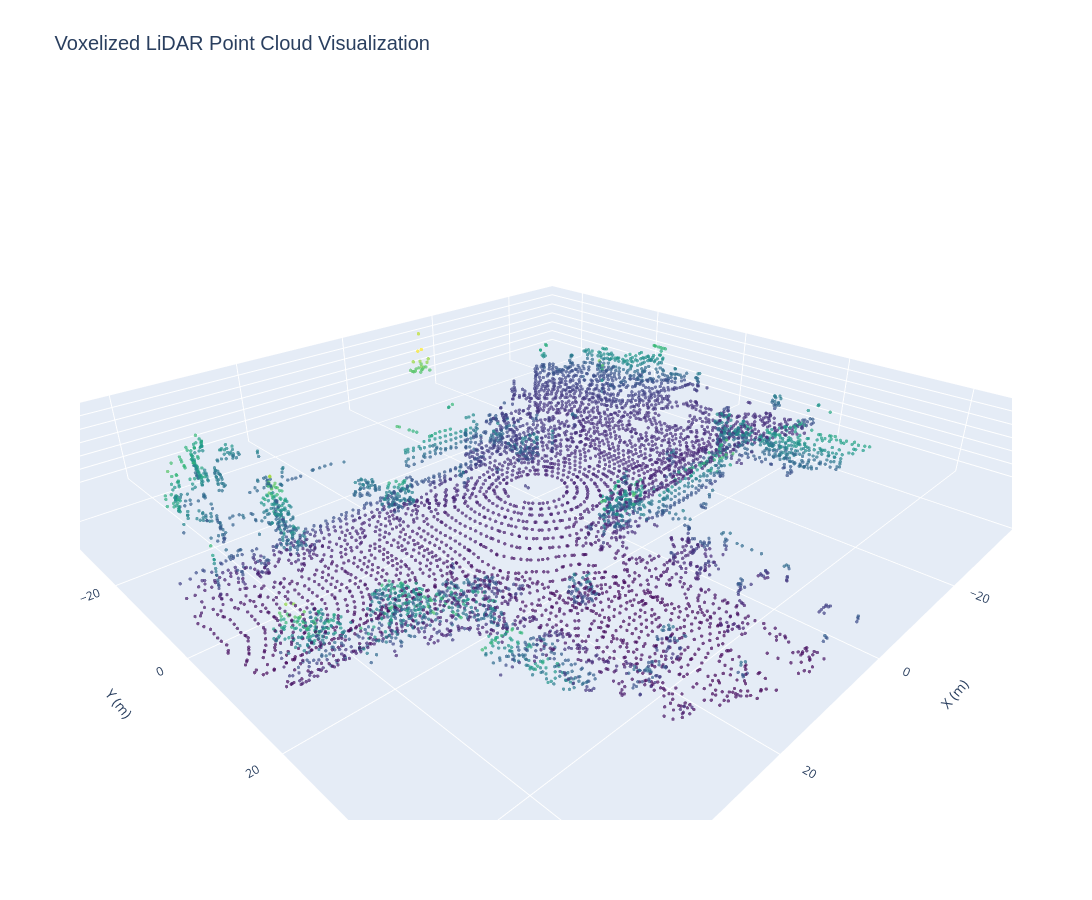

Notebook code for this chart:
### Markdown cell above
## Voxelized Frame

### Code cell
from src.lidar_odometry.voxelize import voxelize

fig = draw_lidar_cloud(voxelize(filtered_points, 1), title = "Voxelized LiDAR Point Cloud Visualization")
# Show the plot
fig.show()

### Figure 1 — Plotly figure (JSON) as saved in the notebook; plotly's stock layout.template omitted (floating-point values rounded to 4 significant figures; data arrays with more than 128 entries replaced by an {"elided": "..."} marker saying what was removed)
{"data": [{"marker": {"color": {"elided": "7015 float values"}, "colorscale": [[0, "#440154"], [0.1111, "#482878"], [0.2222, "#3e4989"], [0.3333, "#31688e"], [0.4444, "#26828e"], [0.5556, "#1f9e89"], [0.6667, "#35b779"], [0.7778, "#6ece58"], [0.8889, "#b5de2b"], [1, "#fde725"]], "opacity": 0.7, "size": 2}, "mode": "markers", "name": "LiDAR Points", "type": "scatter3d", "x": {"elided": "7015 float values"}, "y": {"elided": "7015 float values"}, "z": {"elided": "7015 float values"}}], "layout": {"height": 900, "scene": {"aspectmode": "data", "camera": {"eye": {"x": 1.5, "y": 1.5, "z": 1}}, "xaxis": {"title": {"text": "X (m)"}}, "yaxis": {"title": {"text": "Y (m)"}}, "zaxis": {"title": {"text": "Z (m)"}}}, "title": {"font": {"family": "Arial", "size": 20}, "text": "Voxelized LiDAR Point Cloud Visualization"}, "width": 1200}}
